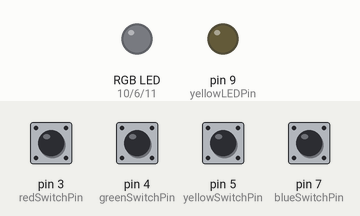
A sketch run on a simulated Arduino Uno, built with avr-gcc and run on an emulated ATmega328P. On the bench: an RGB LED mixed from three pins (HIGH = lit), output pins drawn as LEDs (lit = HIGH). The test bench sets the inputs (shaded band); at power-on: pin 3 (redSwitchPin), pin 4 (greenSwitchPin), pin 5 (yellowSwitchPin), pin 7 (blueSwitchPin) HIGH. Dim RGB values are drawn brighter than linear.

Above: at 1.2 s.
1.3 s: pin 3 (redSwitchPin) pulled LOW for 1 s
At 3.1 s:
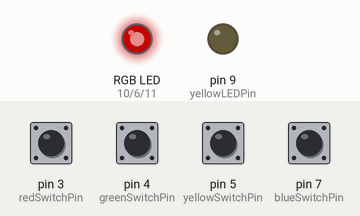
3.8 s: pin 4 (greenSwitchPin) pulled LOW for 0.15 s
At 4.9 s:
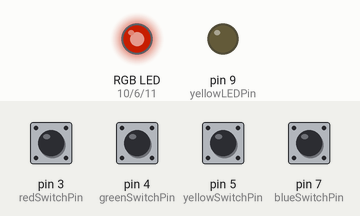
5.4 s: pin 5 (yellowSwitchPin) pulled LOW for 0.15 s
At 6.1 s:
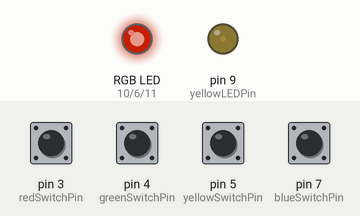
7.0 s: pin 7 (blueSwitchPin) pulled LOW for 0.15 s
At 7.6 s:
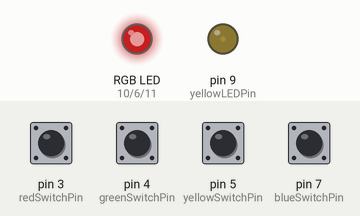
8.6 s: pin 4 (greenSwitchPin) pulled LOW for 1 s
At 10.7 s:
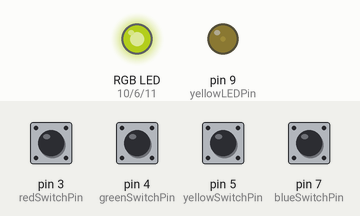
11.1 s: pin 5 (yellowSwitchPin) pulled LOW for 1 s
At 13.0 s:
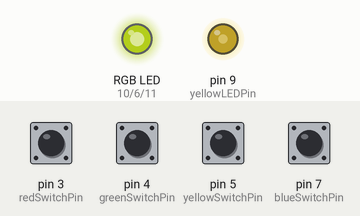
Timing chart, 0 to 14.5 s (numbered marks = the images above; inputs shaded):
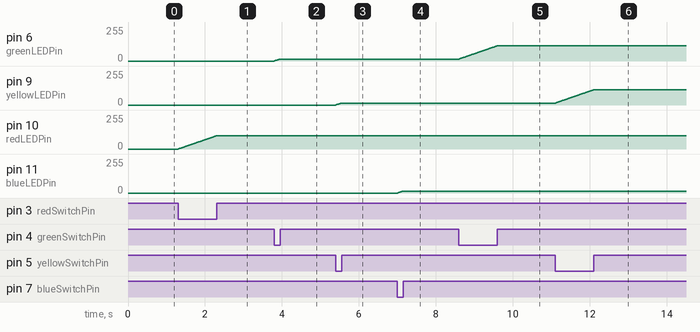

The sketch:

RGBButtons.ino
```cpp
/*
Adafruit Arduino - Lesson 7. RGB Fader
*/

int blueLEDPin = 11;
int redLEDPin = 10;
int yellowLEDPin = 9;
int greenLEDPin = 6;

int blueSwitchPin = 7;
int redSwitchPin = 3;
int yellowSwitchPin = 5;
int greenSwitchPin = 4;

int red = 0;
int blue = 0;
int green = 0;
int yellow = 0;

void setup()
{
  pinMode(redLEDPin, OUTPUT);
  pinMode(greenLEDPin, OUTPUT);
  pinMode(blueLEDPin, OUTPUT);
  pinMode(yellowLEDPin, OUTPUT);
  pinMode(redSwitchPin, INPUT_PULLUP);
  pinMode(greenSwitchPin, INPUT_PULLUP);
  pinMode(blueSwitchPin, INPUT_PULLUP);
  pinMode(yellowSwitchPin, INPUT_PULLUP);
}

void loop()
{
  if (digitalRead(redSwitchPin) == LOW)
  {
    red ++;
    if (red > 255) red = 0;
  }
  if (digitalRead(greenSwitchPin) == LOW)
  {
    green ++;
    if (green > 255) green = 0;
  }
  if (digitalRead(blueSwitchPin) == LOW)
  {
    blue ++;
    if (blue > 255) blue = 0;
  }
  if (digitalRead(yellowSwitchPin) == LOW)
  {
    yellow ++;
    if (yellow > 255) yellow = 0;
  }
  analogWrite(redLEDPin, red);
  analogWrite(greenLEDPin, green);
  analogWrite(blueLEDPin, blue);
  analogWrite(yellowLEDPin, yellow);
  delay(10);
}
```

Measured:
- after the input at 1.3 s, pin 10 (redLEDPin): moves from 0/255 to 99/255 over 0.99 s, starting at once
- after the input at 3.8 s, pin 6 (greenLEDPin): moves from 0/255 to 15/255 over 0.14 s, starting at once
- after the input at 5.4 s, pin 9 (yellowLEDPin): moves from 0/255 to 15/255 over 0.14 s, starting at once
- after the input at 7.0 s, pin 11 (blueLEDPin): moves from 0/255 to 15/255 over 0.14 s, starting at once
- after the input at 8.6 s, pin 6 (greenLEDPin): moves from 15/255 to 114/255 over 0.98 s, starting at once
- after the input at 11.1 s, pin 9 (yellowLEDPin): moves from 15/255 to 114/255 over 0.98 s, starting at once
